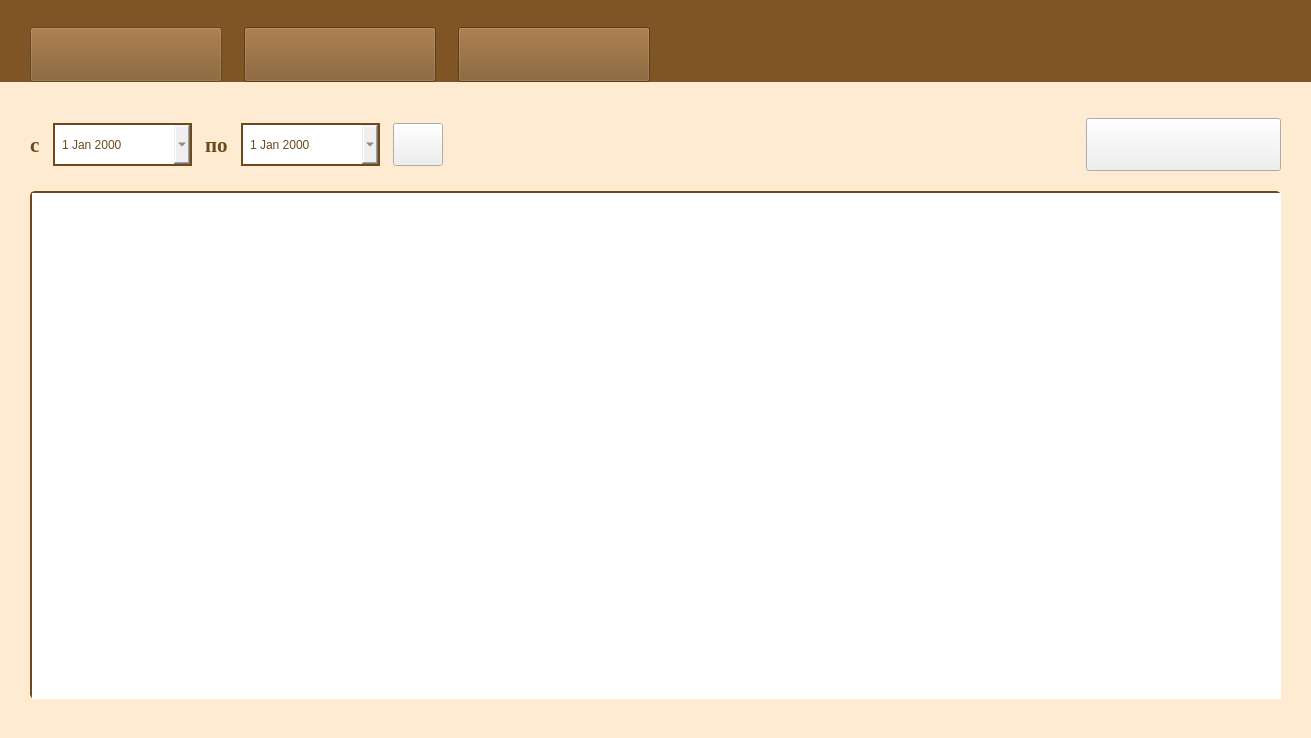
<?xml version="1.0" encoding="UTF-8"?>
<ui version="4.0">
 <class>MainWindow</class>
 <widget class="QMainWindow" name="MainWindow">
  <property name="geometry">
   <rect>
    <x>0</x>
    <y>0</y>
    <width>1311</width>
    <height>738</height>
   </rect>
  </property>
  <property name="windowTitle">
   <string>MainWindow</string>
  </property>
  <property name="styleSheet">
   <string notr="true">QMainWindow{
	background-color: rgba(255, 234, 210, 1);
}

QScrollBar:horizontal{
    border: 2px solid #6E491E;
    background:  #E7C49C;
   	height: 20px;
    margin: 0px 20px 0 20px;
}

QScrollBar::handle:horizontal {
    background: #7F5525;
    min-width: 20px;
}

QScrollBar::add-line:horizontal {
    border: 2px solid #6E491E;
   background:  #E7C49C;
    width: 20px;
    subcontrol-position: right;
    subcontrol-origin: margin;
}

QScrollBar::sub-line:horizontal{
    border: 2px solid #6E491E;
   background:  #E7C49C;
    width: 20px;
    subcontrol-position: left;
    subcontrol-origin: margin;
}

QScrollBar::left-arrow:horizontal {
    width: 10px;
    height: 10px;
	border-image: url(:/image/scrollbar_left.png);
}

QScrollBar::right-arrow:horizontal  {
    width: 10px;
    height: 10px;
	border-image: url(:/image/scrollbar_right.png);
}

QScrollBar:vertical{
    border: 2px solid #6E491E;
    background:  #E7C49C;
	width: 20px;
    margin: 20px 0px 20 0px;
}

QScrollBar::handle:vertical {
    background: #7F5525;
    min-height: 20px;
}

QScrollBar::add-line:vertical {
    border: 2px solid #6E491E;
   background:  #E7C49C;
    height:  20px;
    subcontrol-position: bottom;
    subcontrol-origin: margin;
}

QScrollBar::sub-line:vertical{
    border: 2px solid #6E491E;
   background:  #E7C49C;
    height: 20px;
    subcontrol-position: top;
    subcontrol-origin: margin;
}

QScrollBar::up-arrow:vertical {
    width: 10px;
    height: 10px;
	border-image: url(:/image/scrollbar_up.png);
}

QScrollBar::down-arrow:vertical  {
    width: 10px;
    height: 10px;
	border-image: url(:/image/scrollbar_down.png);
}</string>
  </property>
  <widget class="QWidget" name="centralwidget">
   <property name="styleSheet">
    <string notr="true"/>
   </property>
   <layout class="QGridLayout" name="centralwidget_layout">
    <property name="leftMargin">
     <number>0</number>
    </property>
    <property name="topMargin">
     <number>0</number>
    </property>
    <property name="rightMargin">
     <number>0</number>
    </property>
    <item row="2" column="0">
     <layout class="QVBoxLayout" name="work_area_layout">
      <property name="spacing">
       <number>20</number>
      </property>
      <property name="leftMargin">
       <number>30</number>
      </property>
      <property name="topMargin">
       <number>30</number>
      </property>
      <property name="rightMargin">
       <number>30</number>
      </property>
      <property name="bottomMargin">
       <number>30</number>
      </property>
      <item>
       <layout class="QHBoxLayout" name="header_layout">
        <property name="spacing">
         <number>13</number>
        </property>
        <property name="bottomMargin">
         <number>0</number>
        </property>
        <item>
         <widget class="QLabel" name="header_label">
          <property name="font">
           <font>
            <family>Times New Roman</family>
            <pointsize>16</pointsize>
            <weight>75</weight>
            <bold>true</bold>
           </font>
          </property>
          <property name="styleSheet">
           <string notr="true">color: #6E491E;</string>
          </property>
          <property name="text">
           <string>с</string>
          </property>
         </widget>
        </item>
        <item>
         <widget class="QDateEdit" name="begin_dateEdit">
          <property name="minimumSize">
           <size>
            <width>139</width>
            <height>43</height>
           </size>
          </property>
          <property name="styleSheet">
           <string notr="true">QDateEdit {
	font: 75 14pt &quot;Times New Roman&quot;;
	color: #6E491E;
	border: 2px solid #6E491E;
	padding-left : 5px;
}

QDateEdit::drop-down {
	subcontrol-origin: margin;
	margin-right: 5px;
    subcontrol-position: right center;
   	width: 10px;
    height: 10px;
	border-image: url(:/image/scrollbar_down.png);

}</string>
          </property>
          <property name="frame">
           <bool>true</bool>
          </property>
          <property name="buttonSymbols">
           <enum>QAbstractSpinBox::NoButtons</enum>
          </property>
          <property name="keyboardTracking">
           <bool>true</bool>
          </property>
          <property name="calendarPopup">
           <bool>true</bool>
          </property>
         </widget>
        </item>
        <item>
         <widget class="QLabel" name="header_label2">
          <property name="font">
           <font>
            <family>Times New Roman</family>
            <pointsize>16</pointsize>
            <weight>75</weight>
            <bold>true</bold>
           </font>
          </property>
          <property name="styleSheet">
           <string notr="true">color: #6E491E;</string>
          </property>
          <property name="text">
           <string>по</string>
          </property>
         </widget>
        </item>
        <item>
         <widget class="QDateEdit" name="end_dateEdit">
          <property name="minimumSize">
           <size>
            <width>139</width>
            <height>43</height>
           </size>
          </property>
          <property name="styleSheet">
           <string notr="true">QDateEdit {
	font: 75 14pt &quot;Times New Roman&quot;;
	color: #6E491E;
	border: 2px solid #6E491E;
	padding-left : 5px;
}

QDateEdit::drop-down {
	subcontrol-origin: margin;
	margin-right: 5px;
    subcontrol-position: right center;
   	width: 10px;
    height: 10px;
	border-image: url(:/image/scrollbar_down.png);
}</string>
          </property>
          <property name="buttonSymbols">
           <enum>QAbstractSpinBox::NoButtons</enum>
          </property>
          <property name="calendarPopup">
           <bool>true</bool>
          </property>
         </widget>
        </item>
        <item>
         <widget class="QPushButton" name="confirmdate_button">
          <property name="enabled">
           <bool>true</bool>
          </property>
          <property name="minimumSize">
           <size>
            <width>50</width>
            <height>43</height>
           </size>
          </property>
          <property name="toolTip">
           <string>Отфильтровать</string>
          </property>
          <property name="styleSheet">
           <string notr="true">QPushButton{
	border-image: url(:/image/confirmdate_button.png);
}

QPushButton:pressed {
	border-image: url(:/image/confirmdate_pressbutton.png);
}</string>
          </property>
          <property name="text">
           <string/>
          </property>
         </widget>
        </item>
        <item>
         <spacer name="header_spacer">
          <property name="orientation">
           <enum>Qt::Horizontal</enum>
          </property>
          <property name="sizeHint" stdset="0">
           <size>
            <width>40</width>
            <height>20</height>
           </size>
          </property>
         </spacer>
        </item>
        <item>
         <widget class="QPushButton" name="print_sales_button">
          <property name="enabled">
           <bool>true</bool>
          </property>
          <property name="minimumSize">
           <size>
            <width>195</width>
            <height>53</height>
           </size>
          </property>
          <property name="styleSheet">
           <string notr="true">QPushButton{
	border-image: url(:/image/print_button.png);
}

QPushButton:pressed {
	border-image: url(:/image/print_pressbutton.png);
}</string>
          </property>
          <property name="text">
           <string/>
          </property>
         </widget>
        </item>
       </layout>
      </item>
      <item>
       <widget class="QTableView" name="sales_table">
        <property name="styleSheet">
         <string notr="true">QTableView {
	border:none;
	border-top:2px solid #6E491E; 
  	border-left: 2px solid #6E491E; 
	border-radius: 5px;
	gridline-color: #6E491E; 
	color: #563916;	
	font: 14pt &quot;Times New Roman&quot;;
  }

QTableView::item {
    border-bottom:1px solid #6E491E; 
  	border-left: 0.4px solid #6E491E; 
	border-right: 0.5px solid #6E491E; 
}
 
QTableView::item:selected {
	background-color: rgb(218, 218, 218);
 }

QHeaderView::section {
	border: none;
 	border-bottom: 2px solid #6E491E; 
  	border-left: 0.4px solid #6E491E; 
	border-right: 2px solid #6E491E; ; 
    background-color: #E7C49C; 
	color: #563916;
	font: 14pt &quot;Times New Roman&quot;;
    padding: 3px;
}

QHeaderView::down-arrow {
	width: 26px; 
	height:18px; 
	subcontrol-position: bottom right; 
}
</string>
        </property>
        <property name="frameShape">
         <enum>QFrame::WinPanel</enum>
        </property>
        <property name="frameShadow">
         <enum>QFrame::Plain</enum>
        </property>
        <property name="lineWidth">
         <number>0</number>
        </property>
        <property name="editTriggers">
         <set>QAbstractItemView::NoEditTriggers</set>
        </property>
        <property name="tabKeyNavigation">
         <bool>false</bool>
        </property>
        <property name="showDropIndicator" stdset="0">
         <bool>false</bool>
        </property>
        <property name="dragDropOverwriteMode">
         <bool>false</bool>
        </property>
        <property name="selectionMode">
         <enum>QAbstractItemView::SingleSelection</enum>
        </property>
        <property name="selectionBehavior">
         <enum>QAbstractItemView::SelectRows</enum>
        </property>
        <property name="sortingEnabled">
         <bool>true</bool>
        </property>
        <attribute name="horizontalHeaderCascadingSectionResizes">
         <bool>false</bool>
        </attribute>
        <attribute name="horizontalHeaderHighlightSections">
         <bool>false</bool>
        </attribute>
        <attribute name="horizontalHeaderShowSortIndicator" stdset="0">
         <bool>true</bool>
        </attribute>
        <attribute name="horizontalHeaderStretchLastSection">
         <bool>true</bool>
        </attribute>
        <attribute name="verticalHeaderVisible">
         <bool>false</bool>
        </attribute>
        <attribute name="verticalHeaderStretchLastSection">
         <bool>true</bool>
        </attribute>
       </widget>
      </item>
     </layout>
    </item>
    <item row="0" column="0">
     <widget class="QFrame" name="tabs">
      <property name="styleSheet">
       <string notr="true">background-color: #7F5525;</string>
      </property>
      <property name="frameShape">
       <enum>QFrame::NoFrame</enum>
      </property>
      <property name="frameShadow">
       <enum>QFrame::Raised</enum>
      </property>
      <layout class="QHBoxLayout" name="tabs_layout">
       <property name="spacing">
        <number>22</number>
       </property>
       <property name="leftMargin">
        <number>30</number>
       </property>
       <property name="topMargin">
        <number>27</number>
       </property>
       <property name="rightMargin">
        <number>30</number>
       </property>
       <property name="bottomMargin">
        <number>0</number>
       </property>
       <item>
        <widget class="QPushButton" name="catalog_button">
         <property name="enabled">
          <bool>false</bool>
         </property>
         <property name="minimumSize">
          <size>
           <width>192</width>
           <height>55</height>
          </size>
         </property>
         <property name="toolTip">
          <string/>
         </property>
         <property name="autoFillBackground">
          <bool>false</bool>
         </property>
         <property name="styleSheet">
          <string notr="true">QPushButton{
	border-image: url(:/image/catalog_button.png);
}

QPushButton:disabled{
	border-image: url(:/image/catalog_pressbutton.png);
}

QPushButton:hover{
	border-image: url(:/image/catalog_hoverbutton.png);
}</string>
         </property>
         <property name="text">
          <string/>
         </property>
        </widget>
       </item>
       <item>
        <widget class="QPushButton" name="sales_button">
         <property name="minimumSize">
          <size>
           <width>192</width>
           <height>55</height>
          </size>
         </property>
         <property name="styleSheet">
          <string notr="true">QPushButton{
	border-image: url(:/image/sales_button.png);
}

QPushButton:hover{
	border-image: url(:/image/sales_hoverbutton.png);
}</string>
         </property>
         <property name="text">
          <string/>
         </property>
        </widget>
       </item>
       <item>
        <widget class="QPushButton" name="management_button">
         <property name="enabled">
          <bool>true</bool>
         </property>
         <property name="minimumSize">
          <size>
           <width>192</width>
           <height>55</height>
          </size>
         </property>
         <property name="styleSheet">
          <string notr="true">QPushButton{
	border-image: url(:/image/managment_button.png);
}

QPushButton:disabled{
	border-image: url(:/image/managment_pressbutton.png);
}

QPushButton:hover{
	border-image: url(:/image/managment_hoverbutton.png);
}</string>
         </property>
         <property name="text">
          <string/>
         </property>
        </widget>
       </item>
       <item>
        <spacer name="tabs_spacer">
         <property name="orientation">
          <enum>Qt::Horizontal</enum>
         </property>
         <property name="sizeHint" stdset="0">
          <size>
           <width>40</width>
           <height>20</height>
          </size>
         </property>
        </spacer>
       </item>
      </layout>
     </widget>
    </item>
   </layout>
  </widget>
 </widget>
 <resources>
  <include location="../resources/images/images.qrc"/>
 </resources>
 <connections/>
</ui>
